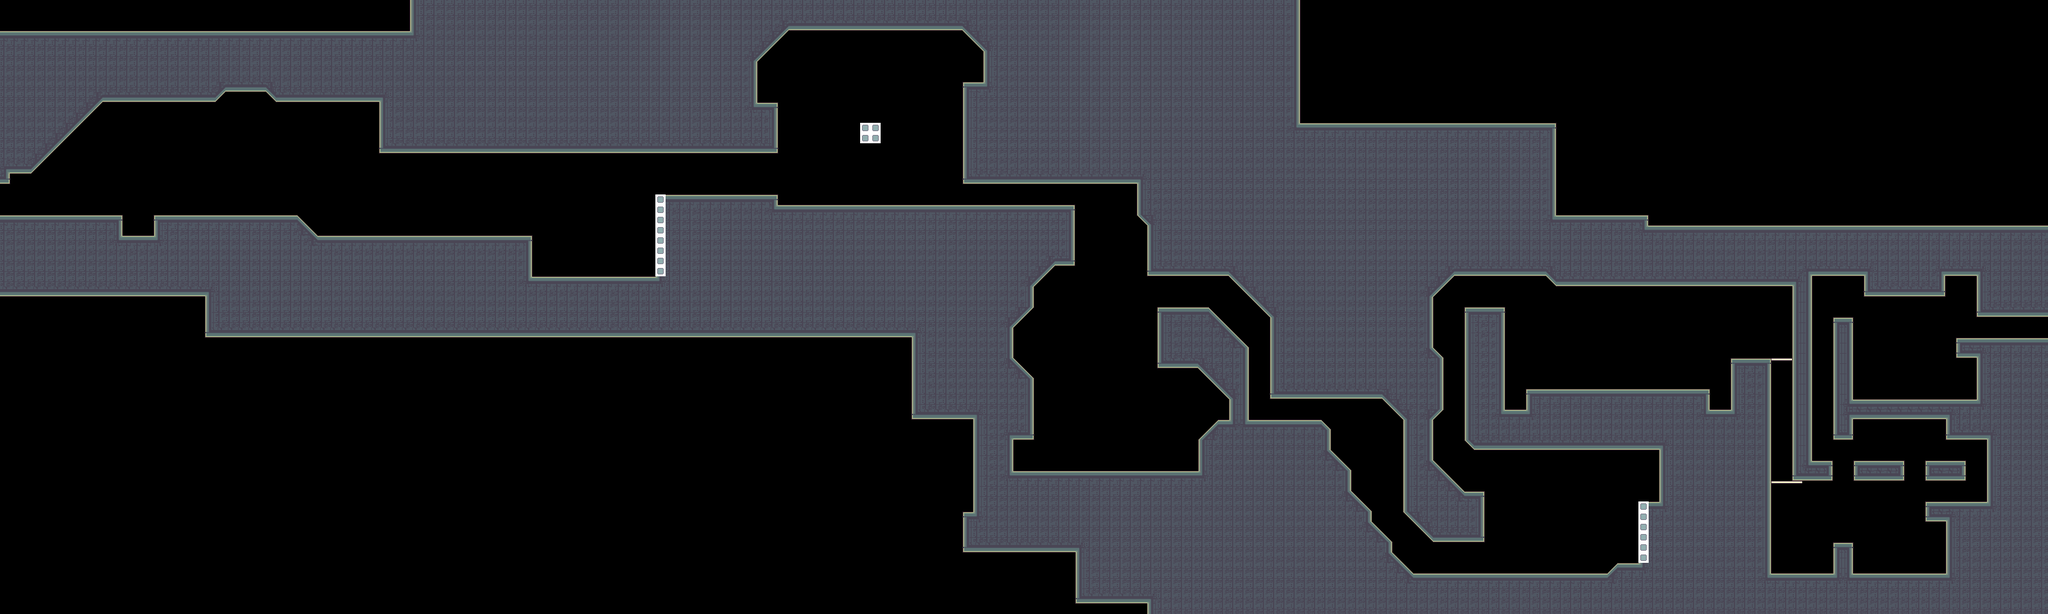

A 2D game scene composited from a Tiled map and its tileset images. What follows is a short description and the map's XML, with each tile layer's data collapsed to a summary:
An orthogonal 200x60 tile map with 16x16 px tiles, 1 tile layer (Tile Layer 1), 1 hidden layer not drawn.

<map version="1.0" orientation="orthogonal" renderorder="right-down" width="200" height="60" tilewidth="16" tileheight="16" nextobjectid="1">
 <tileset firstgid="1" name="0_GAUNTLET_PASS" tilewidth="16" tileheight="16" tilecount="600" columns="20">
  <image source="../../../tileset/0_GAUNTLET_PASS.png" width="320" height="480" />
  <terraintypes>
   <terrain name="Basic" tile="-1" />
   <terrain name="Thin_V" tile="-1" />
   <terrain name="Thin_H" tile="-1" />
   <terrain name="Eraser" tile="-1" />
  </terraintypes>
  <tile id="8" terrain=",,,3" />
  <tile id="9" terrain=",,3,3" />
  <tile id="10" terrain=",,3," />
  <tile id="11" terrain="3,3,3," />
  <tile id="12" terrain="3,3,,3" />
  <tile id="28" terrain=",3,,3" />
  <tile id="29" terrain="3,3,3,3" />
  <tile id="30" terrain="3,,3," />
  <tile id="31" terrain="3,,3,3" />
  <tile id="32" terrain=",3,3,3" />
  <tile id="48" terrain=",3,," />
  <tile id="49" terrain="3,3,," />
  <tile id="50" terrain="3,,," />
  <tile id="80" terrain=",,,0" />
  <tile id="81" terrain=",,0,0" />
  <tile id="82" terrain=",,0," />
  <tile id="88" terrain=",,,1" />
  <tile id="89" terrain=",,1,1" />
  <tile id="90" terrain=",,1," />
  <tile id="92" terrain=",,,2" />
  <tile id="93" terrain=",,2,2" />
  <tile id="94" terrain=",,2," />
  <tile id="100" terrain=",0,,0" />
  <tile id="101" terrain="0,0,0,0" />
  <tile id="102" terrain="0,,0," />
  <tile id="105" terrain="0,0,0," />
  <tile id="106" terrain="0,0,,0" />
  <tile id="108" terrain=",1,,1" />
  <tile id="109" terrain="1,1,1,1" />
  <tile id="110" terrain="1,,1," />
  <tile id="112" terrain=",2,,2" />
  <tile id="113" terrain="2,2,2,2" />
  <tile id="114" terrain="2,,2," />
  <tile id="120" terrain=",0,," />
  <tile id="121" terrain="0,0,," />
  <tile id="122" terrain="0,,," />
  <tile id="125" terrain="0,,0,0" />
  <tile id="126" terrain=",0,0,0" />
  <tile id="128" terrain=",1,," />
  <tile id="129" terrain="1,1,," />
  <tile id="130" terrain="1,,," />
  <tile id="132" terrain=",2,," />
  <tile id="133" terrain="2,2,," />
  <tile id="134" terrain="2,,," />
 </tileset>
 <imagelayer name="Image Layer 1" visible="0">
  <image source="../../../../_noncrypt_assets/pngexports/PASS_G1.png" />
 </imagelayer>
 <layer name="Tile Layer 1" width="200" height="60">
  <data>[12000 cells, 5394 non-empty, 23 distinct tile ids]</data>
 </layer>
</map>
